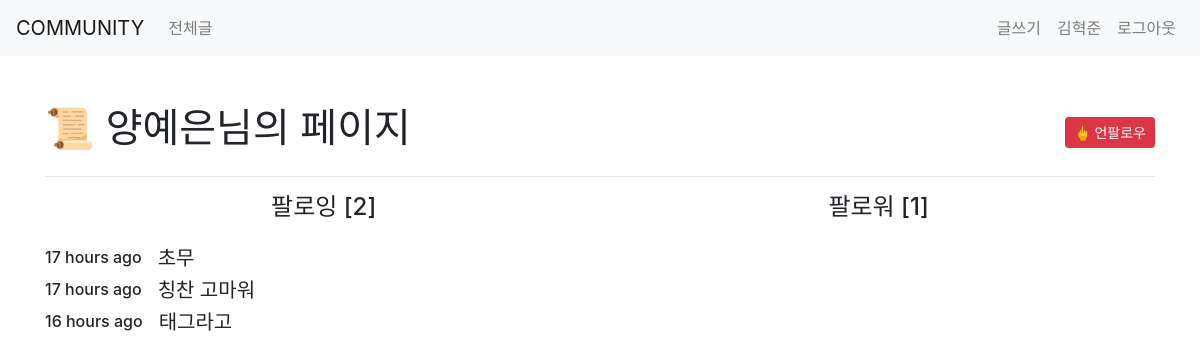
The app's page /accounts/2/ (signed in) with its own data.
### accounts/models.py (models this page shows)
class User(AbstractUser):
    followers = models.ManyToManyField(
        settings.AUTH_USER_MODEL, related_name='followings')

### posts/models.py (models this page shows)
class Post(models.Model):
    user = models.ForeignKey(settings.AUTH_USER_MODEL,
                             on_delete=models.CASCADE)
    title = models.CharField(max_length=150)
    content = models.TextField()
    post_img = ProcessedImageField(
        processors=[ResizeToFill(300, 300)],
        format='GIF',
        options={'quality': 90},
        upload_to='media')
    created_at = models.DateTimeField(auto_now_add=True)
    like_users = models.ManyToManyField(
        settings.AUTH_USER_MODEL, related_name='like_posts')
    hashtags = models.ManyToManyField(Hashtag, related_name="posts")

### accounts/views.py (the view)
# urls.py: path('<int:user_id>/', views.user_page, name="user_page"),
def user_page(req, user_id):
    search_user = get_object_or_404(User, id=user_id)
    if req.user == search_user:
        return redirect('accounts:mypage')
    return render(req, 'accounts/user_page.html', {'search_user': search_user})

### accounts/templates/accounts/user_page.html
{% extends 'base.html' %}
{% load humanize%}
{% block body %}
<div class="container my-5">
  <div class="d-flex align-items-center justify-content-between">
    <h1>📜 {{search_user.username}}님의 페이지</h1>
    {%if user.is_authenticated and user != search_user %}
    {% if search_user in user.followings.all %}
    <div>
      <a class="btn btn-sm btn-danger" href="{% url 'accounts:follow' search_user.id %}">🖕 언팔로우</a>
    </div>
    {% else%}
    <div>
      <a class="btn btn-sm btn-primary" href="{% url 'accounts:follow' search_user.id %}">🦅 팔로우</a>
    </div>
    {% endif%}
    {% endif%}
  </div>
  <hr>
  <div class="d-flex justify-content-around">
    <h4>팔로잉 [{{search_user.followings.all.count}}]</h4>
    <h4>팔로워 [{{search_user.followers.all|length}}]</h4>
  </div>
  <div class="my-3">
    {% for post in search_user.post_set.all %}
    <div class="d-flex align-items-center">
      <h6 class="mr-3">{{post.created_at|naturaltime}}</h6>
      <h5>{{post.title}}</h5>
    </div>
    {% endfor %}
  </div>
</div>
{% endblock %}

### Community/templates/base.html (shortened to what this page needs)
{%load bootstrap4%}
<!DOCTYPE html>
<html lang="en">
<head>
  {%bootstrap_css%}
</head>
<body>
  <nav class="navbar navbar-expand-lg navbar-light bg-light">
    <a class="navbar-brand" href="{% url 'posts:index' %}">COMMUNITY</a>
    <div class="collapse navbar-collapse" id="navbarNav">
      <ul class="navbar-nav d-flex justify-content-between" style="width:100%;">
        <div>
          <li class="nav-item">
            <a class="nav-link" href="{%url 'posts:index'%}">전체글</a>
          </li>
        </div>
        <div class="d-lg-flex">
          {% if user.is_authenticated %}
          <li class="nav-item ">
            <a class="nav-link" href="{%url 'posts:create'%}">글쓰기</a>
          </li>
          <li class="nav-item ">
            <a class="nav-link" href="{%url 'accounts:mypage'%}">{{user.username}}</a>
          </li>
          <li class="nav-item ">
            <a class="nav-link" href="{%url 'accounts:logout'%}">로그아웃</a>
          </li>
          {% endif %}
        </div>
      </ul>
    </div>
  </nav>
  {%block body%}
  {%endblock%}
</body>
</html>

### records on screen
User: username "김혁준"
User: username "양예은", followings.all.count "2", followers.all|length "1"
Post: created_at "17 hours ago", title "초무"
Post: created_at "17 hours ago", title "칭찬 고마워"
Post: created_at "16 hours ago", title "태그라고"
